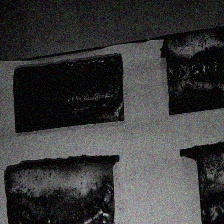
#> input picture data/generated/bad_weld/gen_noise_test_bad weld good weld_SampleV2_1_mp4-23_jpg.rf.6c2c56f04aca1d816ea7c097214f7192.jpg, 224 x 224 px
$ python -i generate_data.py   (imports and definitions only)
#> lines starting #> are read from the running program, lines starting #| are printed output that depends on the picture
#> further down, picture is the input picture: shape (224, 224, 3); mean B, G, R 58.4, 58.4, 58.3
import os
import cv2
import numpy as np
import glob
import shutil

BASE_DIR = "data"
RAW_DIR = os.path.join(BASE_DIR, "raw")
GEN_DIR = os.path.join(BASE_DIR, "generated")
TRAIN_DIR = os.path.join(BASE_DIR, "train")
IMG_SIZE = (224, 224)

# [10 lines left out: function add_noise, not called in this run]

def augment_brightness_flip(image):
    """Schimba luminozitatea si face flip orizontal aleatoriu."""
    if np.random.random() > 0.5:
        image = cv2.flip(image, 1)
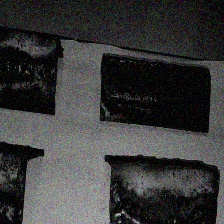
#> image: shape (224, 224, 3); mean of channels 0, 1, 2 58.4, 58.4, 58.3; drawn as B, G, R

    hsv = cv2.cvtColor(image, cv2.COLOR_BGR2HSV)
#> hsv: shape (224, 224, 3); mean H, S, V 85.4, 76.1, 62.5
    h, s, v = cv2.split(hsv)
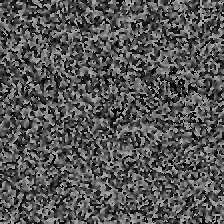
#> h: shape (224, 224); min 0, max 179, mean 85.4
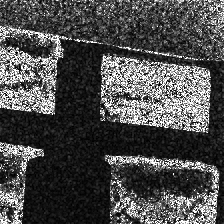
#> s: shape (224, 224); min 0, max 255, mean 76.1
    val = np.random.randint(-40, 40)
    v = cv2.add(v, val)
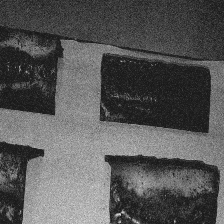
#> v: shape (224, 224); min 24, max 224, mean 86.5
    final_hsv = cv2.merge((h, s, v))
#> final_hsv: shape (224, 224, 3); mean H, S, V 85.4, 76.1, 86.5
    return cv2.cvtColor(final_hsv, cv2.COLOR_HSV2BGR)
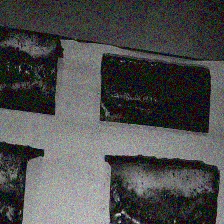
#> returned value: shape (224, 224, 3); mean B, G, R 78.3, 78.3, 78.3

# [66 lines left out: function main, not called in this run]

# [2 lines not run here, left out]

>>> import cv2
>>> picture = cv2.imread('../../data/generated/bad_weld/gen_noise_test_bad weld good weld_SampleV2_1_mp4-23_jpg.rf.6c2c56f04aca1d816ea7c097214f7192.jpg')
>>> result = augment_brightness_flip(picture)

$ run again, on data/generated/crack/gen_aug_train_bad weld_multiple crack_SampleV2_1_mp4-76_jpg.rf.1ea57eb91eba862ab22f4c35555b048d.jpg
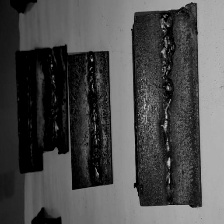
#> input picture data/generated/crack/gen_aug_train_bad weld_multiple crack_SampleV2_1_mp4-76_jpg.rf.1ea57eb91eba862ab22f4c35555b048d.jpg, 224 x 224 px
#> picture is the input picture: shape (224, 224, 3); min 0, max 205, mean 76.6
#> in augment_brightness_flip, `image = cv2.flip(image, 1)`:
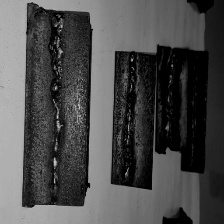
#> image: shape (224, 224, 3); min 0, max 205, mean 76.6
#> hsv: shape (224, 224, 3); mean H, S, V 0, 0, 76.6
#> h: shape (224, 224); every value is 0
#> in augment_brightness_flip, `v = cv2.add(v, val)`:
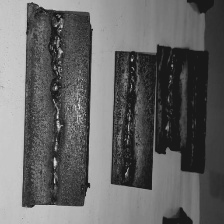
#> v: shape (224, 224); min 24, max 229, mean 100.6
#> final_hsv: shape (224, 224, 3); mean H, S, V 0, 0, 100.6
